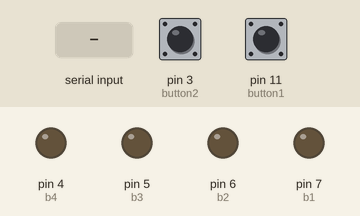
Recording of a sketch running on a simulated Arduino Uno, built with avr-gcc and run on an emulated ATmega328P. On the bench: output pins drawn as LEDs (lit = HIGH). The inputs (shaded band) are chosen by the test bench; at power-on: pin 3 (button2) LOW, pin 11 (button1) LOW.

Above: at 1.2 s.
1.3 s: "d" received over Serial
At 2.1 s:
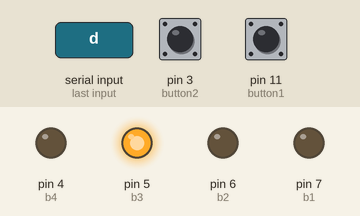
2.8 s: "c" received over the second serial link
At 3.2 s:
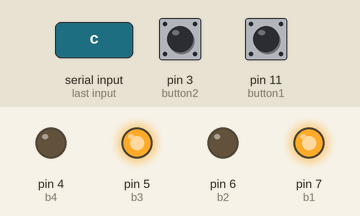
4.3 s: "d" received over Serial
At 5.5 s:
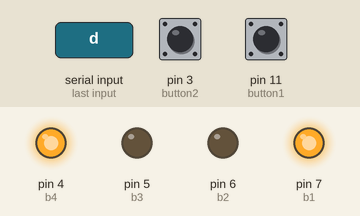
5.8 s: "c" received over the second serial link
At 6.7 s:
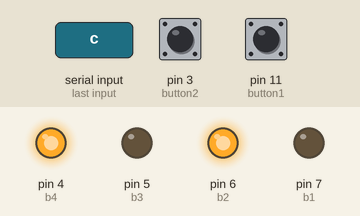
Timing chart, 0 to 8.8 s (numbered marks = the images above; inputs shaded):
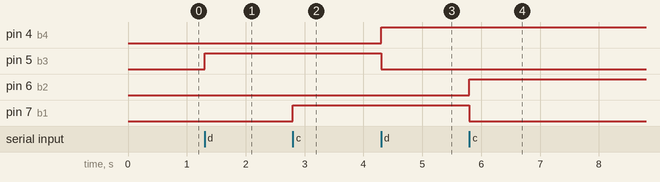

The sketch:

Lab6_SerialCommunication.ino
```cpp
// 1- Harsh Dasika - 652855943
// 2- Lab 6 - Serial Communication
// 3- Description - pretty much the same as Lab 2, but will be controlled by the software serial and the buttons.
// 4- No assumptions made
// 5- References - Only used the link provided in the lab document
// 6- Demo: In-person demonstration: 10/31/2022, 4:06pm, TA: Amir

#include <SoftwareSerial.h>
const byte rxPin = 10;
const byte txPin = 8;
SoftwareSerial mySerial (rxPin, txPin);

const int b1 = 7;
const int b2 = 6;
const int b3 = 5;
const int b4 = 4;

const int button1 = 11;
const int button2 = 3;

int press1 = 0;
int press2 = 0;
int c1 = 0;
int c2 = 0;

void setup() {
  // put your setup code here, to run once:
  Serial.begin(9600);
  mySerial.begin(9600);
  pinMode(b1, OUTPUT);
  pinMode(b2, OUTPUT);
  pinMode(b3, OUTPUT);
  pinMode(b4, OUTPUT);
  pinMode(button1, INPUT);
  pinMode(button2, INPUT);
}


void loop() {

  press1 = digitalRead(button1);
  press2 = digitalRead(button2);

  // put your main code here, to run repeatedly:
  if (press1 == HIGH){  // button1 pressed
    delay(25);
    while(digitalRead(button1) == HIGH){

    }
    delay(25);
    Serial.write('c');  // write to serial
  }

  if (press2 == HIGH){  // button2 pressed
    delay(25);
    while(digitalRead(button2) == HIGH){

    }
    delay(25);
    mySerial.write('d');  // write to myserial
  }


  if (Serial.available()){  // if serial has received
   char y = Serial.read();  // read what's been received
    if (y == 'd')
    c1++;
    if(c1 >3){
      c1 = 0;
    }
      if (c1 == 1){
        digitalWrite(b3, HIGH);
        digitalWrite(b4, LOW);
      }
      else if (c1 == 2){
        digitalWrite(b3, LOW);
        digitalWrite(b4, HIGH);
      }
      else if (c1 == 3){
        digitalWrite(b3, HIGH);
        digitalWrite(b4, HIGH);
      }
      else{
        digitalWrite(b3, LOW);
        digitalWrite(b4, LOW);
      }
  }

  if (mySerial.available()){  // if myserial has received
    char x = mySerial.read();  // read what's been received
    if (x == 'c')
    c2++;
    if(c2 >3){
      c2 = 0;
    }
      if (c2 == 1){
        digitalWrite(b1, HIGH);
        digitalWrite(b2, LOW);
      }
      else if (c2 == 2){
        digitalWrite(b1, LOW);
        digitalWrite(b2, HIGH);
      }
      else if (c2 == 3){
        digitalWrite(b1, HIGH);
        digitalWrite(b2, HIGH);
      }
      else{
        digitalWrite(b1, LOW);
        digitalWrite(b2, LOW);
      }
  }


//  int value1 = c1;
//  if (value1 >= 2){
//    value1 -= 2;
//    digitalWrite(b1, HIGH);
//  }
//  else {
//    digitalWrite(b1, LOW);
//  }
//  if (value1 >= 1){
//    digitalWrite(b2, HIGH);
//  }
//  else {
//    digitalWrite(b2, LOW);
//  }
//
//  int value2 = c2;
//  if (value2 >= 2){
//    value2 -= 2;
//    digitalWrite(b3, HIGH);
//  }
//  else {
//    digitalWrite(b3, LOW);
//  }
//  if (value2 >= 1){
//    digitalWrite(b4, HIGH);
//  }
//  else {
//    digitalWrite(b4, LOW);
//  }
}
```

Measured:
- after the input at 1.3 s, pin 5 (b3): LOW → HIGH at once
- after the input at 2.8 s, pin 7 (b1): LOW → HIGH at once
- after the input at 4.3 s, pin 4 (b4): LOW → HIGH at once; pin 5 (b3): HIGH → LOW at once
- after the input at 5.8 s, pin 6 (b2): LOW → HIGH at once; pin 7 (b1): HIGH → LOW at once
